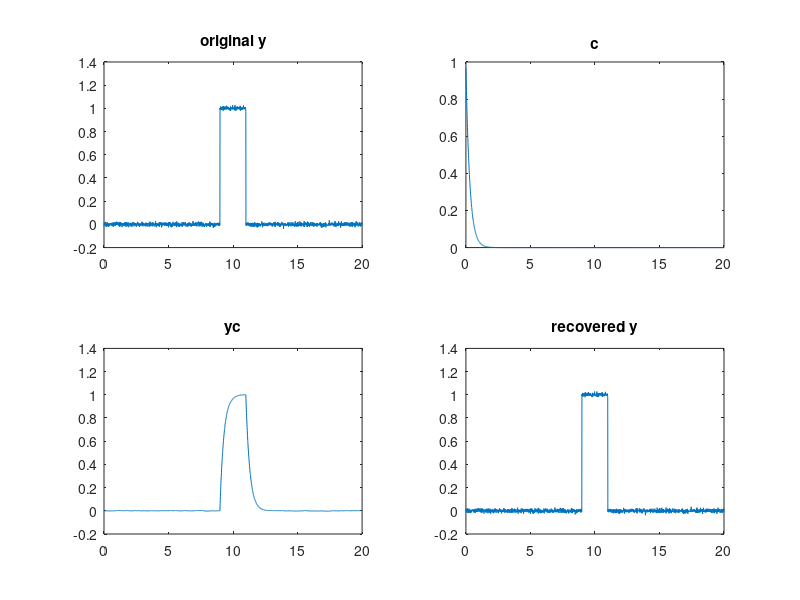

Reproduce this figure in MATLAB.
x=0:.01:20;y=zeros(size(x));
y(900:1100)=1;                % Create a rectangular function y, 200 points wide
y=y+.01.*randn(size(y));      % Noise added before the convolution
c=exp(-(1:length(y))./30);    % exponential trailing convolution function, c
yc=conv(y,c,'full')./sum(c);  % Create exponential trailing rectangular function, yc
% yc=yc+.01.*randn(size(yc)); % Noise added after the convolution
ydc=deconv(yc,c).*sum(c);     % Attempt to recover y by deconvoluting c from yc
subplot(2,2,1);plot(x,y);title('original y');subplot(2,2,2);plot(x,c);title('c')
subplot(2,2,3);plot(x,yc(1:2001));title('yc');subplot(2,2,4);plot(x,ydc);title('recovered y')